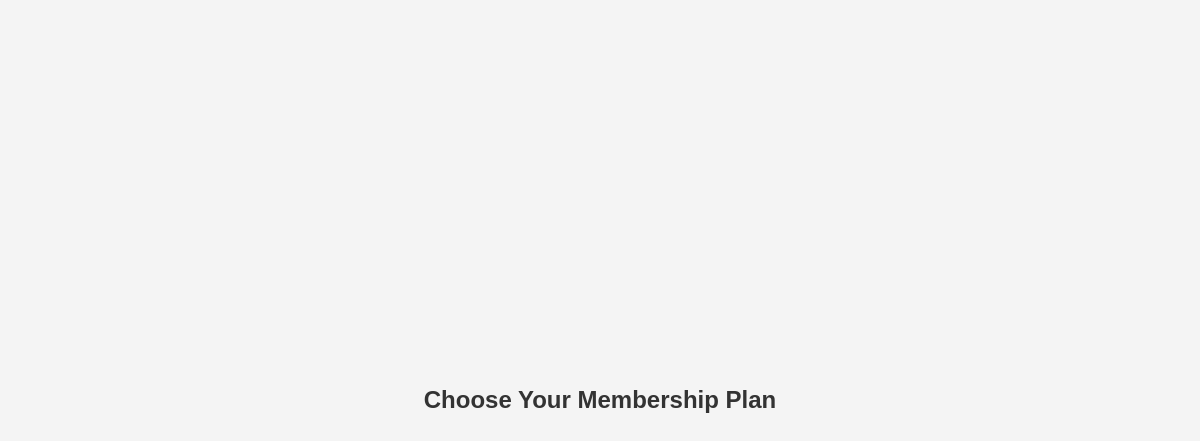
Before: /member/membership-plans.php with the older database file.
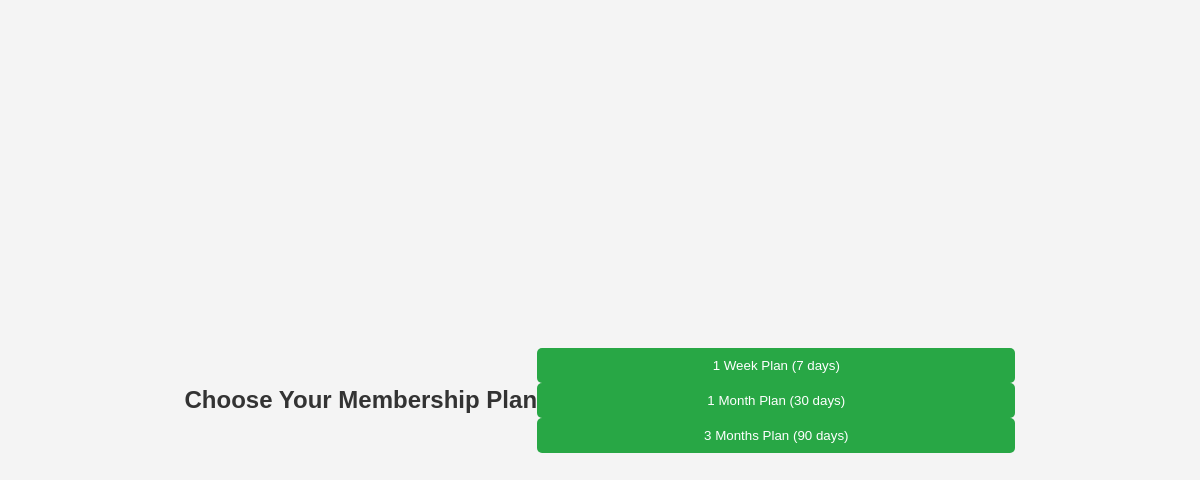
After: the same page with the newer database file.
### tables this page shows
CREATE TABLE `membership_plans` (
  `plan_id` int(11) NOT NULL,
  `plan_name` varchar(50) NOT NULL,
  `duration_days` int(11) NOT NULL,
  `price` decimal(10,2) NOT NULL
);

### member/membership-plans.php (the view, shortened to what this page needs)
<!DOCTYPE html>
<html lang="en">
<head>
</head>
<body>
</body>
</html>
<?php
$conn = new mysqli("localhost", "root", "", "flexifit_db");
$result = $conn->query("SELECT plan_id, plan_name, duration_days FROM membership_plans");
?>
<h2>Choose Your Membership Plan</h2>
<form method="post">
    <?php while ($row = $result->fetch_assoc()) { ?>
        <button type="submit" name="plan_id" value="<?= $row['plan_id'] ?>">
            <?= $row['plan_name'] ?> (<?= $row['duration_days'] ?> days)
        </button>
    <?php } ?>
</form>

### member/membership-plans.php (style rules this page uses)
body { font-family: Arial, sans-serif; background: #f4f4f4; margin: 0; padding: 0; display: flex; justify-content: center; align-items: center; height: 100vh; }
h2 { color: #333; }
button { width: 100%; padding: 10px; background: #28a745; color: white; border: none; border-radius: 5px; cursor: pointer; transition: 0.3s; }

Changed rows visible on the page:
added membership_plans: $row['plan_id'] 1 (drawn), plan_name "1 Week Plan", duration_days "7"
added membership_plans: $row['plan_id'] 2 (drawn), plan_name "1 Month Plan", duration_days "30"
added membership_plans: $row['plan_id'] 3 (drawn), plan_name "3 Months Plan", duration_days "90"
